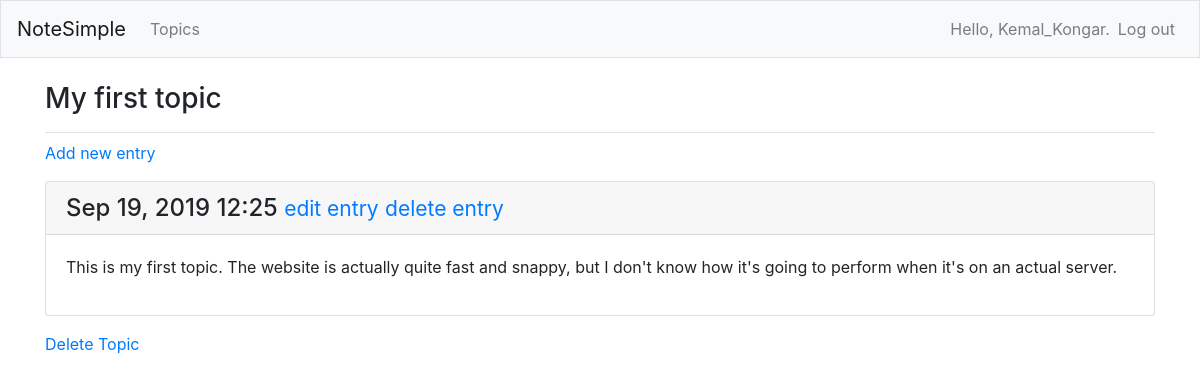
Page /topics/4/ (signed in) on the committed database.
### ns_web/models.py (models this page shows, shortened)
class Topic(models.Model):
    text = models.CharField(max_length=200)  # 200 was chosen to cover most topic names.
    date_added = models.DateTimeField(auto_now_add=True)
    owner = models.ForeignKey(User, on_delete=models.CASCADE)
    def __str__(self):
        return self.text

class Entry(models.Model):
    topic = models.ForeignKey(Topic, on_delete=models.CASCADE)  # Cascading delete: Deletes all corresponding entries
    text = models.TextField()  # Unlimited length.
    date_added = models.DateTimeField(auto_now_add=True)
    class Meta:
        verbose_name_plural = 'entries'

### ns_web/views.py (the view)
# urls.py: path('topics/<int:topic_id>/', views.topic, name='topic'),
@login_required
def topic(request, topic_id):
    topic = Topic.objects.get(id=topic_id)
    if topic.owner != request.user:
        raise Http404
    entries = topic.entry_set.order_by('-date_added')
    context = {'topic': topic, 'entries': entries}
    return render(request, 'ns_web/topic.html', context)

### ns_web/templates/ns_web/topic.html
{% extends 'ns_web/base.html' %}
{% block page_header %}
    <h3>{{ topic}}</h3>
{% endblock page_header %}
{% block content %}
    <p>
        <a href="{% url 'ns_web:new_entry' topic.id %}">Add new entry</a>
    </p>
    {% for entry in entries %}
        <div class="card mb-3">
            <h4 class="card-header">
                {{ entry.date_added|date:'M d, Y H:i' }}
                <small><a href="{% url 'ns_web:edit_entry' entry.id %}">
                    edit entry</a></small>
                <small><a href="{% url 'ns_web:delete_entry' entry.id %}">
                    delete entry</a></small>
            </h4>
            <div class="card-body">
                {{ entry.text|linebreaks }}
            </div>
        </div>
    {% empty %}
        <p>There are no entries for this topic yet.</p>
    {% endfor %}
    <a href="{% url 'ns_web:delete_topic' topic.id %}">
            Delete Topic
        </a>
{% endblock content %}

### ns_web/templates/ns_web/base.html (shortened to what this page needs)
{%  load bootstrap4 %}
<!doctype html>
<html lang="en">
<head>
    {% bootstrap_css %}
</head>
<body>
    <nav class="navbar navbar-expand-md navbar-light bg-light mb-4 border">
        {% if user.is_authenticated %}
            <a class="navbar-brand" href="{% url 'ns_web:topics' %}">
                NoteSimple</a>
       {% else %}
        <a class="navbar-brand" href="{% url 'ns_web:index' %}">
            NoteSimple</a>
        {% endif %}
        <div class="collapse navbar-collapse" id="navbarCollapse">
            <ul class="navbar-nav mr-auto">
                {% if user.is_authenticated %}
                    <li class="nav-item">
                        <a class="nav-link" href="{% url 'ns_web:topics' %}">
                        Topics</a></li>
                {% endif %}
            </ul>
            <ul class="navbar-nav ml-auto">
                {% if user.is_authenticated %}
                    <li class="nav-item">
                        <span class="navbar-text">Hello, {{ user.username }}.</span>
                    </li>
                    <li class="nav-item">
                        <a class="nav-link" href="{% url 'users:logout' %}">Log out</a>
                    </li>
                {% else %}
                    <li class="nav-item">
                        <a class="nav-link" href="{% url 'users:register' %}">Register</a>
                    </li>
                    <li class="nav-item">
                        <a class="nav-link" href="{% url 'users:login' %}">Log in</a></li>
                {% endif %}
            </ul>
        </div>
    </nav>
    <main role="main" class="container">
        <div class="pb-2 mb-2 border-bottom">
            {% block page_header %}{% endblock page_header %}
        </div>
            {% block content %} {% endblock content %}
    </main>
</body>
</html>

### rows in the picture
Topic: text "My first topic"
Entry: date_added "Sep 19, 2019 12:25", text "This is my first topic. The website is actually quite fast and snappy, but I don't know how it's going to perform when it's on an actual server."

### other values in the picture
{{ user.username }} "Kemal_Kongar"
